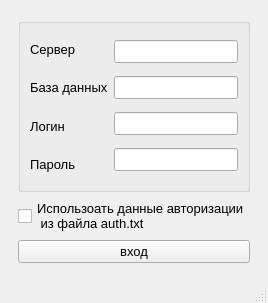
<?xml version="1.0" encoding="UTF-8"?>
<ui version="4.0">
 <class>MainWindow</class>
 <widget class="QMainWindow" name="MainWindow">
  <property name="windowModality">
   <enum>Qt::WindowModal</enum>
  </property>
  <property name="enabled">
   <bool>true</bool>
  </property>
  <property name="geometry">
   <rect>
    <x>0</x>
    <y>0</y>
    <width>268</width>
    <height>303</height>
   </rect>
  </property>
  <property name="font">
   <font>
    <pointsize>10</pointsize>
   </font>
  </property>
  <property name="windowTitle">
   <string>авторизация</string>
  </property>
  <property name="inputMethodHints">
   <set>Qt::ImhNone</set>
  </property>
  <property name="animated">
   <bool>true</bool>
  </property>
  <widget class="QWidget" name="centralwidget">
   <layout class="QGridLayout" name="gridLayout">
    <item row="0" column="0">
     <widget class="QFrame" name="frame">
      <layout class="QGridLayout" name="gridLayout_2">
       <item row="0" column="0">
        <layout class="QVBoxLayout" name="verticalLayout_4">
         <item>
          <widget class="QGroupBox" name="groupBox">
           <layout class="QHBoxLayout" name="horizontalLayout">
            <item>
             <layout class="QVBoxLayout" name="verticalLayout">
              <item>
               <widget class="QLabel" name="label_3">
                <property name="text">
                 <string>Сервер </string>
                </property>
               </widget>
              </item>
              <item>
               <widget class="QLabel" name="label_4">
                <property name="text">
                 <string>База данных</string>
                </property>
               </widget>
              </item>
              <item>
               <widget class="QLabel" name="label">
                <property name="text">
                 <string>Логин  </string>
                </property>
               </widget>
              </item>
              <item>
               <widget class="QLabel" name="label_2">
                <property name="text">
                 <string>Пароль</string>
                </property>
               </widget>
              </item>
             </layout>
            </item>
            <item>
             <layout class="QVBoxLayout" name="verticalLayout_2">
              <item>
               <widget class="QLineEdit" name="host">
                <property name="enabled">
                 <bool>true</bool>
                </property>
                <property name="echoMode">
                 <enum>QLineEdit::Normal</enum>
                </property>
                <property name="dragEnabled">
                 <bool>false</bool>
                </property>
                <property name="readOnly">
                 <bool>false</bool>
                </property>
                <property name="cursorMoveStyle">
                 <enum>Qt::LogicalMoveStyle</enum>
                </property>
                <property name="clearButtonEnabled">
                 <bool>false</bool>
                </property>
               </widget>
              </item>
              <item>
               <widget class="QLineEdit" name="baza">
                <property name="echoMode">
                 <enum>QLineEdit::Normal</enum>
                </property>
               </widget>
              </item>
              <item>
               <widget class="QLineEdit" name="login">
                <property name="enabled">
                 <bool>true</bool>
                </property>
                <property name="text">
                 <string/>
                </property>
               </widget>
              </item>
              <item>
               <widget class="QLineEdit" name="parol">
                <property name="echoMode">
                 <enum>QLineEdit::Password</enum>
                </property>
               </widget>
              </item>
             </layout>
            </item>
           </layout>
          </widget>
         </item>
         <item>
          <layout class="QVBoxLayout" name="verticalLayout_3">
           <item>
            <widget class="QCheckBox" name="checkBox">
             <property name="text">
              <string>Использоать данные авторизации
 из файла auth.txt</string>
             </property>
            </widget>
           </item>
           <item>
            <widget class="QPushButton" name="avtor">
             <property name="enabled">
              <bool>true</bool>
             </property>
             <property name="text">
              <string>вход</string>
             </property>
            </widget>
           </item>
          </layout>
         </item>
        </layout>
       </item>
      </layout>
     </widget>
    </item>
   </layout>
  </widget>
  <widget class="QMenuBar" name="menubar">
   <property name="geometry">
    <rect>
     <x>0</x>
     <y>0</y>
     <width>268</width>
     <height>21</height>
    </rect>
   </property>
  </widget>
  <widget class="QStatusBar" name="statusbar"/>
  <action name="action">
   <property name="checkable">
    <bool>true</bool>
   </property>
   <property name="checked">
    <bool>false</bool>
   </property>
   <property name="icon">
    <iconset>
     <normaloff>icon/setе.png</normaloff>icon/setе.png</iconset>
   </property>
   <property name="text">
    <string>настройки</string>
   </property>
   <property name="iconText">
    <string notr="true">настройки</string>
   </property>
   <property name="toolTip">
    <string>изменения данных входа </string>
   </property>
  </action>
 </widget>
 <resources/>
 <connections/>
</ui>
